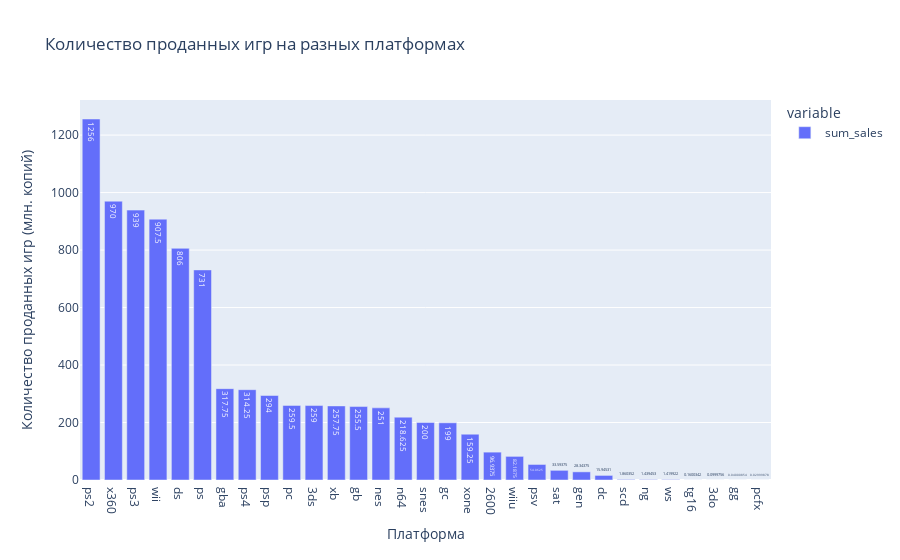

The code cell stored with this chart in its notebook:
### Markdown cell above
Посмотрим, как менялись продажи по платформам.

### Code cell
fig = px.bar(
    data.groupby('platform').sum()['sum_sales'].sort_values(ascending=False),
    title='Количество проданных игр на разных платформах',
    text_auto=True
)

fig.update_layout(
    xaxis_title="Платформа",
    yaxis_title="Количество проданных игр (млн. копий)"
)

fig.show()

### Figure 1 — Plotly figure (JSON) as saved in the notebook; plotly's stock layout.template omitted (floating-point values rounded to 4 significant figures)
{"data": [{"alignmentgroup": "True", "hovertemplate": "variable=sum_sales<br>platform=%{x}<br>value=%{y}<extra></extra>", "legendgroup": "sum_sales", "marker": {"color": "#636efa", "pattern": {"shape": ""}}, "name": "sum_sales", "offsetgroup": "sum_sales", "orientation": "v", "showlegend": true, "textposition": "auto", "texttemplate": "%{y}", "x": ["ps2", "x360", "ps3", "wii", "ds", "ps", "gba", "ps4", "psp", "pc", "3ds", "xb", "gb", "nes", "n64", "snes", "gc", "xone", "2600", "wiiu", "psv", "sat", "gen", "dc", "scd", "ng", "ws", "tg16", "3do", "gg", "pcfx"], "xaxis": "x", "y": [1256.0, 970.0, 939.0, 907.5, 806.0, 731.0, 317.8, 314.2, 294.0, 259.5, 259.0, 257.8, 255.5, 251.0, 218.6, 200.0, 199.0, 159.2, 96.94, 82.19, 54.06, 33.59, 28.34, 15.95, 1.86, 1.439, 1.42, 0.16, 0.09998, 0.04001, 0.03], "yaxis": "y", "type": "bar"}], "layout": {"xaxis": {"anchor": "y", "domain": [0.0, 1.0], "title": {"text": "Платформа"}}, "yaxis": {"anchor": "x", "domain": [0.0, 1.0], "title": {"text": "Количество проданных игр (млн. копий)"}}, "legend": {"title": {"text": "variable"}, "tracegroupgap": 0}, "title": {"text": "Количество проданных игр на разных платформах"}, "barmode": "relative"}}
